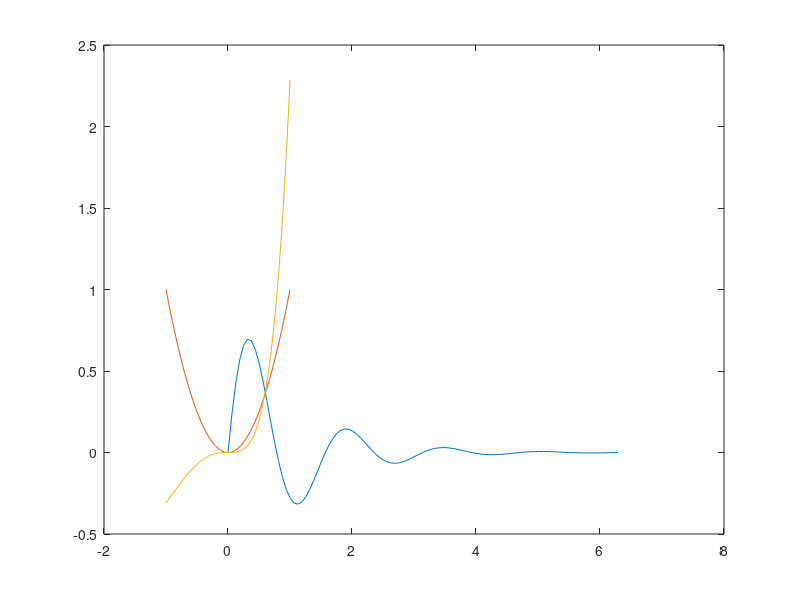

Recreate this plot in MATLAB.
x=linspace(0,2*pi,101);
y=exp(-x).*sin(4*x);
v=linspace(-1,1,101);
w=v.^2;
z=(v.^2).*sin(v).*exp(v);
plot(x,y);
hold on;
plot(v,w);
hold on;
plot(v,z);